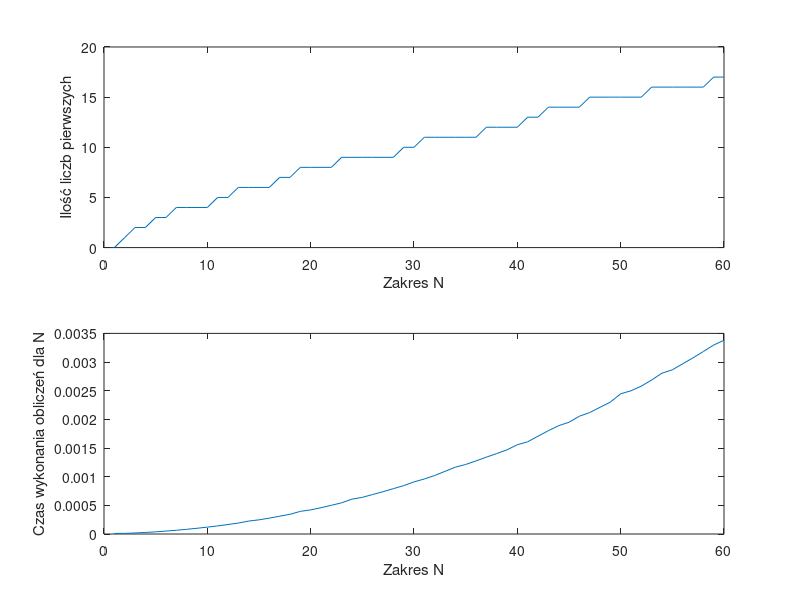

Here is the MATLAB script that generated this plot:
clear all;
close all;

N = 60;
Cp = 1:N;
Cp(:) = 0;

for k = 1:N
    tic
    for i = 1:k
        z = 0;
        for j = 1:i
            if mod(i,j) == 0
                z = z + 1;
            end
        end

        if z == 2
            Cp(i) = 1;
            %         disp(i);
        end

    end
    a = toc;

    Cp_N(k) = nnz(Cp);
    Cp_t(k) = a;
end
disp("Liczby pierwsze w podanym zakresie: ")
disp(nnz(Cp));
% pr = primes(N);
% disp(length(pr));
subplot(211);
plot(Cp_N);
xlabel("Zakres N");
ylabel("Ilość liczb pierwszych");
subplot(212);
plot(Cp_t);
xlabel("Zakres N");
ylabel("Czas wykonania obliczeń dla N");